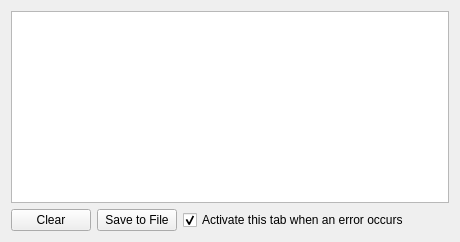
      <widget class="QWidget" name="logTab">
       <attribute name="title">
        <string>Log</string>
       </attribute>
       <layout class="QVBoxLayout" name="verticalLayout">
        <item>
         <widget class="QTextEdit" name="log">
          <property name="readOnly">
           <bool>true</bool>
          </property>
         </widget>
        </item>
        <item>
         <layout class="QHBoxLayout" name="horizontalLayout">
          <item>
           <widget class="QPushButton" name="clearLogButton">
            <property name="text">
             <string>Clear</string>
            </property>
           </widget>
          </item>
          <item>
           <widget class="QPushButton" name="saveLogButton">
            <property name="text">
             <string>Save to File</string>
            </property>
           </widget>
          </item>
          <item>
           <widget class="QCheckBox" name="activateLogOnErrorBox">
            <property name="text">
             <string>Activate this tab when an error occurs</string>
            </property>
            <property name="checked">
             <bool>true</bool>
            </property>
           </widget>
          </item>
          <item>
           <spacer name="horizontalSpacer">
            <property name="orientation">
             <enum>Qt::Horizontal</enum>
            </property>
            <property name="sizeHint" stdset="0">
             <size>
              <width>40</width>
              <height>20</height>
             </size>
            </property>
           </spacer>
          </item>
         </layout>
        </item>
       </layout>
      </widget>
